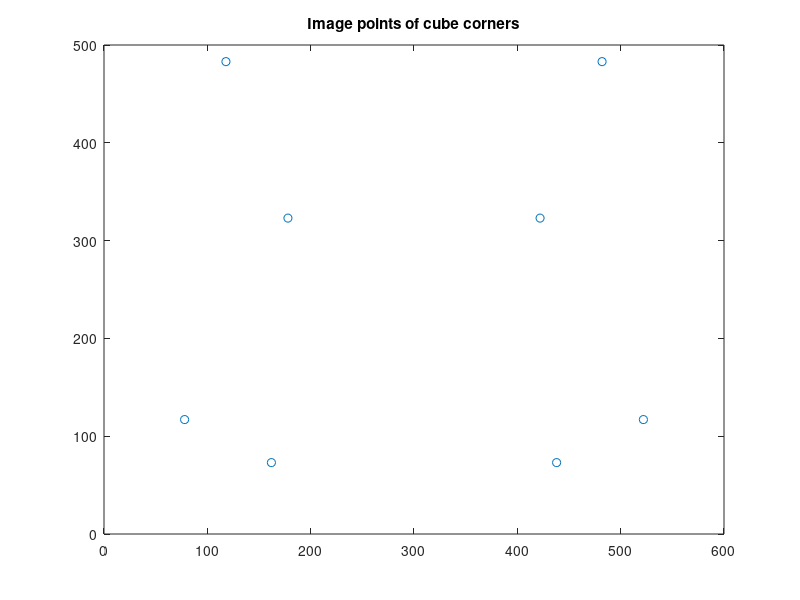

Recreate this plot in MATLAB. (Note: this script raises an error after producing the figure.)
function calib_3D

world_coord = [2, 2, 2; -2, 2, 2; -2, 2, -2; 2, 2, -2; 2, -2, 2; -2, -2, 2; -2, -2, -2; 2, -2, -2;];
image_coord = [422, 323; 178, 323; 118, 483; 482, 483; 438, 73; 162, 73; 78, 117; 522, 117;];

%Part 1 - Draw the image points
figure;
plot(image_coord(:, 1), image_coord(:, 2), 'o');
title('Image points of cube corners');

%Part 2 & 3 - Compute P
nPoints = size(world_coord, 1);
P = zeros(2 * nPoints, 12);
for index = 1:nPoints
worldP = world_coord(index, :)';
imageP = image_coord(index, :)';
Ai = gen3rows(worldP, imageP);
row = 2 * index - 1;
P(row:row + 1, :) = Ai;
end
P

%Part 4 - Compute M
[U, S, V] = svd(P);
nCol_V = size(V, 2);
P_col = V(:, nCol_V);
M = reshape(P_col, 4, 3)'

%Part 5 - Camera Center (Extrinsic Translational parameters)
[U2, S2, V2] = svd(M);
nCol_V2 = size(V2, 2);
C = V2(:, nCol_V2);
camera_center = C(1:3) ./ C(4)

%Part 6 - Print M'
Mp = M(:,1:3);
Mp = Mp ./ Mp(3, 3)

%Part 7 - Print Rx, Theta(x) and N
cosx = Mp(3, 3) / sqrt(Mp(3, 3) * Mp(3, 3) + Mp(3, 2) * Mp(3, 2));
sinx = -Mp(3, 2) / sqrt(Mp(3, 3) * Mp(3, 3) + Mp(3, 2) * Mp(3, 2));
Rx = [ 1, 0, 0; 0, cosx, -sinx; 0, sinx, cosx;]
ax = atan(sinx ./ cosx) * 180 / pi
disp('(in degree)');
N = Mp * Rx

%Part 8 - Print Rz and Theta(z)
cosz = N(2, 2) / sqrt(N(2, 1) * N(2, 1) + N(2, 2) * N(2, 2));
sinz = -N(2, 1) / sqrt(N(2, 1) * N(2, 1) + N(2, 2) * N(2, 2));
Rz = [ cosz, -sinz, 0; sinz, cosz, 0; 0, 0, 1;]
az = atan(sinz ./ cosz) * 180 / pi
disp('(in degree)');

%Part 9 - Print K, Focal Length and Camera Center
K = N * Rz;
K = K ./ K(3, 3)
disp('Focal lengths in pixels');
fx = K(1, 1)
fy = K(2, 2)

disp('Camera center in image (pixel coordinates)');
u0 = K(1, 3)
v0 = K(2, 3)
hold on;
plot(u0, v0, '*');
text(u0 - 70, v0 - 20, 'camera center in image');
print -djpeg calibration_3D_1;






